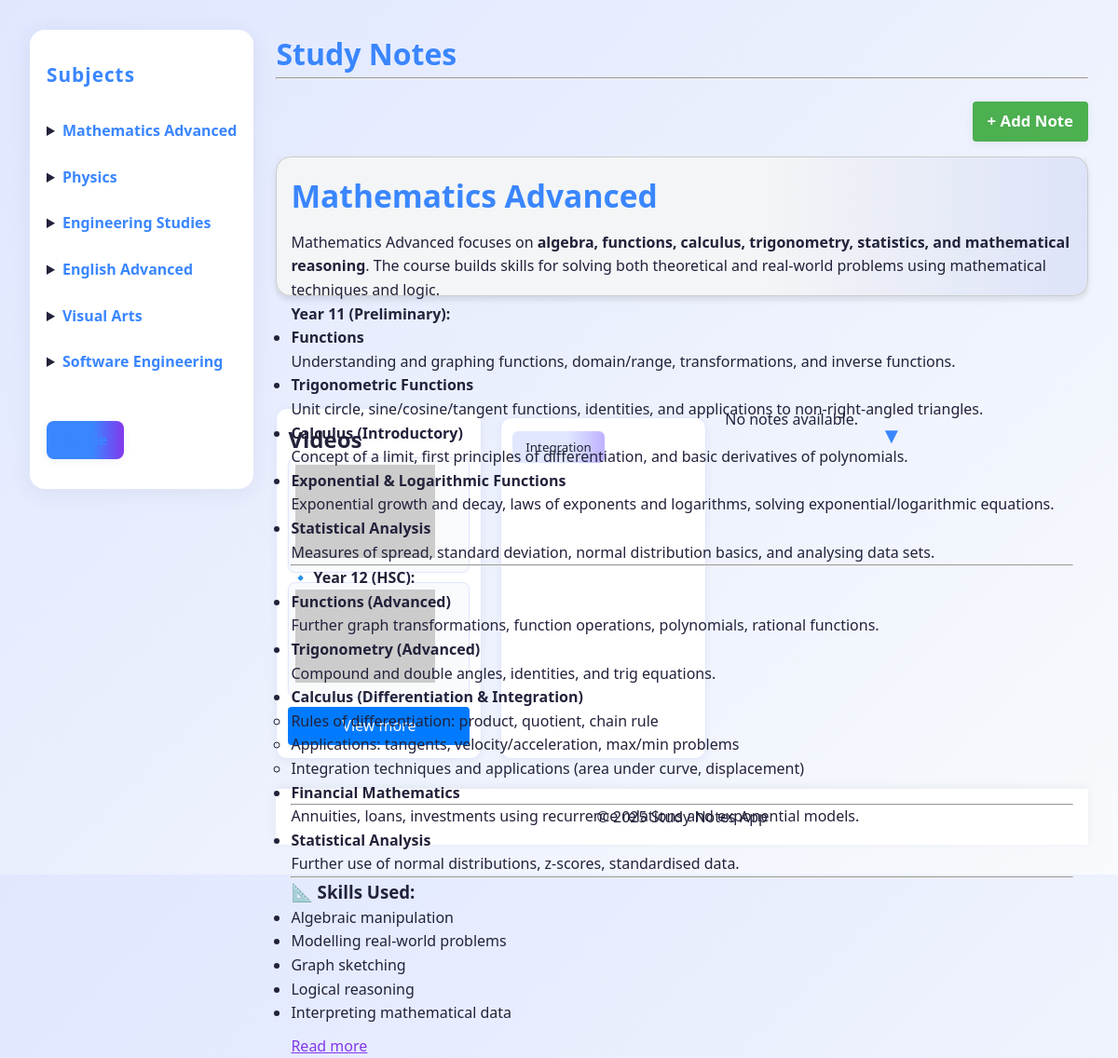
The app's page /subject/1/ with its own data.
### notes/models.py (models this page shows, shortened)
class Subject(models.Model):
    name = models.CharField(max_length=200)
    details = RichTextField(blank=True, null=True)
    parent = models.ForeignKey('self', on_delete=models.CASCADE, null=True, blank=True, related_name='subsubjects')

### notes/views.py (the view)
# urls.py: path('subject/<int:subject_id>/', views.subject_detail, name='subject_detail'),
def subject_detail(request, subject_id):
    subject = get_object_or_404(Subject.objects.prefetch_related('subsubjects', 'notes'), id=subject_id)
    return render(request, 'notes/subject_detail.html', {'subject': subject})

### notes/context_processors.py (called while the page is built)
def subjects_processor(request):
    return {
        'subjects': Subject.objects.filter(parent__isnull=True).prefetch_related('subsubjects')
    }

### notes/templatetags/truncate_html.py (called while the page is built)
@register.filter(name='truncate_words_html')
def truncate_words_html(value, arg):
    try:
        length = int(arg)
    except ValueError:
        return value  # Invalid argument
    text = strip_tags(value)
    words = re.findall(r'\\w+', text)
    if len(words) <= length:
        return value
    truncated_text = ' '.join(words[:length]) + '...'
    return truncated_text

### notes/templates/notes/subject_detail.html (shortened to what this page needs)
{% extends 'notes/base.html' %}
{% load static %}
{% load truncate_html %}
{% block content %}
<div style="text-align: right; margin-bottom: 1em;">
    <a href="{% url 'notes:create_note' subject.id %}" class="add-note-btn" style="background: #4CAF50; color: white; padding: 8px 16px; border-radius: 4px; text-decoration: none;">+ Add Note</a>
</div>
<header class="subject-overview">
    <h1>{{ subject.name }}</h1>
<div>{{ subject.details|truncate_words_html:50|safe }}</div>
    <a href="#" class="read-more">Read more</a>
    <div class="subject-background" style="background-image: url('https://via.placeholder.com/400x300?text=Background+Image');"></div>
</header>
<div class="content-below">
    <div class="videos">
        <h2>Videos</h2>
        <div class="video-item">
            <img src="https://via.placeholder.com/150x100?text=Video+1" alt="Video 1">
        </div>
        <div class="video-item">
            <img src="https://via.placeholder.com/150x100?text=Video+2" alt="Video 2">
        </div>
        <a href="#" class="view-more-btn">View more</a>
    </div>
    <div class="sub-subjects">
        {% for sub in subject.subsubjects.all %}
            <form action="{% url 'notes:subject_detail' sub.id %}" method="get" style="display:inline;">
                <button type="submit" class="sub-subject-btn">{{ sub.name }}</button>
            </form>
        {% empty %}
            <p>No sub-subjects.</p>
        {% endfor %}
    </div>
    <div class="notes">
        {% for note in subject.notes.all %}
            <div class="note-card">
                <h3><a href="{% url 'notes:note_detail' note.id %}">{{ note.title }}</a></h3>
                <p>{{ note.content|truncatewords:20 }}</p>
            </div>
        {% empty %}
            <p>No notes available.</p>
        {% endfor %}
        <div class="expand-btn">&#x25BC;</div>
    </div>
</div>
{% endblock %}

### notes/templates/notes/base.html (shortened to what this page needs)
{% load static %}
<!DOCTYPE html>
<html>
</html><head>
    <link rel="stylesheet" href="{% static 'notes/styles.css' %}">
    <link rel="stylesheet" href="{% static 'notes/modern_overrides.css' %}">
    <link rel="stylesheet" href="{% static 'notes/modern_layout.css' %}">
    <link rel="stylesheet" href="{% static 'notes/notes_overrides.css' %}">
</head>
<body>
    <div class="layout">
        <nav class="sidebar-nav">
            <h2>Subjects</h2>
            <ul>
                {% for subj in subjects %}
                    <li>
                        <details>
                            <summary>
                                <a href="{% url 'notes:subject_detail' subj.id %}">{{ subj.name }}</a>
                            </summary>
                        </details>
                    </li>
                {% endfor %}
            </ul>
            <a href="{% url 'notes:home' %}" class="home-link">Home</a>
        </nav>
        <div class="main-content">
            <header>
                <h1><a href="{% url 'notes:home' %}">Study Notes</a></h1>
                <hr>
            </header>
            <main>
                {% block content %}
                {% endblock %}
            </main>
            <footer>
                <hr>
                <p>&copy; 2025 Study Notes App</p>
            </footer>
        </div>
    </div>
</body>
</html>

### notes/static/notes/styles.css (style rules this page uses)
body { font-family: Arial, sans-serif; margin: 20px; background-color: #f9f9f9; }
header.subject-overview { border: 1px solid #ccc; padding: 15px; background-color: rgba(255, 255, 255, 0.95); position: relative; width: 100%; box-sizing: border-box; box-shadow: 0 4px 6px rgba(0,0,0,0.1); margin-bottom: 20px; }
:root { --primary-color: #3a86ff; --primary-dark: #2667cc; --secondary-color: #8338ec; --accent-color: #ff006e; --success-color: #06d6a0; --warning-color: #ffbe0b; --danger-color: #ef476f; --light-color: #f8f9fa; --dark-color: #212529; --gray-color: #6c757d; --light-gray: #e9ecef; --border-radius: 8px; --box-shadow: 0 4px 6px rgba(0, 0, 0, 0.1); --transition: all 0.3s ease; }
* { margin: 0; padding: 0; box-sizing: border-box; }
body { font-family: 'Segoe UI', Tahoma, Geneva, Verdana, sans-serif; line-height: 1.6; color: var(--dark-color); background-color: #f5f7fa; min-height: 100vh; display: flex; flex-direction: column; }
a { text-decoration: none; color: var(--primary-color); }
button { cursor: pointer; font-family: inherit; }
footer { text-align: center; padding: 1rem; background-color: white; box-shadow: 0 -2px 10px rgba(0, 0, 0, 0.05); margin-top: 2rem; }
nav { transition: transform 0.3s ease; }
.content-below { display: flex; flex-direction: row; gap: 20px; }
.videos, .sub-subjects, .notes { border: 1px solid #ccc; padding: 10px; background-color: white; box-sizing: border-box; }
.videos, .sub-subjects { flex: 1; }
.notes { flex: 2; }
.videos h2, .sub-subjects h2, .notes h2 { margin-top: 0; }
.video-item { margin-bottom: 10px; border: 1px solid #ddd; padding: 5px; background-color: #fff; }
.view-more-btn { display: block; margin-top: 10px; padding: 8px 12px; background-color: #007bff; color: white; text-align: center; text-decoration: none; border-radius: 4px; cursor: pointer; }
.sub-subjects { display: flex; flex-wrap: wrap; gap: 10px; }
.sub-subject-btn { padding: 8px 12px; background-color: #e0e0e0; border: none; border-radius: 4px; cursor: pointer; }
.expand-btn { margin-top: 10px; cursor: pointer; font-size: 24px; user-select: none; }
.read-more { text-decoration: underline; color: blue; cursor: pointer; margin-top: 10px; display: inline-block; }
.subject-background { position: absolute; top: 0; right: 0; bottom: 0; left: 0; opacity: 0.1; z-index: -1; background-size: cover; background-position: center; }
.content-below { display: flex; flex-direction: row; gap: 20px; margin-top: 220px; }
.videos { border: 1px solid #ccc; padding: 10px; }
.videos h2 { margin-top: 0; }
.sub-subjects { display: flex; gap: 10px; margin-top: 10px; }
.notes { flex: 2; display: flex; gap: 15px; flex-wrap: wrap; }
.subject-overview { border: 1px solid #ccc; padding: 15px; background-color: rgba(255, 255, 255, 0.9); position: absolute; top: 0; left: 0; right: 0; height: 150px; z-index: 2; overflow-y: auto; box-shadow: 0 4px 6px rgba(0,0,0,0.1); }
.content-below { margin-top: 120px; }
.subject-overview h1 { margin-top: 0; }

### notes/static/notes/modern_layout.css (style rules this page uses)
.layout { display: flex; min-height: 100vh; width: 100vw; background: none; }
.sidebar-nav { min-width: 230px; max-width: 260px; background: #fff; border-radius: 16px; box-shadow: 0 4px 24px rgba(60, 60, 120, 0.08); margin: 32px 0 32px 32px; padding: 32px 18px 32px 18px; height: fit-content; display: flex; flex-direction: column; align-items: flex-start; }
.sidebar-nav h2 { color: #3a86ff; font-size: 1.3em; margin-bottom: 1.2em; letter-spacing: 1px; }
.sidebar-nav ul { padding: 0; width: 100%; }
.sidebar-nav li { margin-bottom: 12px; list-style: none; }
.sidebar-nav details summary { font-weight: 600; color: #22223b; cursor: pointer; padding: 6px 0; border-radius: 6px; transition: background 0.2s; }
.sidebar-nav a { color: #3a86ff; transition: color 0.2s; text-decoration: none; }
.home-link { margin-top: 2em; display: inline-block; color: #fff; background: linear-gradient(90deg, #3a86ff 60%, #8338ec 100%); padding: 8px 18px; border-radius: 8px; font-weight: 600; font-size: 1em; box-shadow: 0 2px 8px rgba(60, 60, 120, 0.08); border: none; transition: background 0.2s, box-shadow 0.2s; }
.main-content { flex: 1; display: flex; flex-direction: column; min-height: 100vh; margin: 32px 32px 32px 0; background: none; padding-left: 24px; box-sizing: border-box; }
.main-content header { margin-bottom: 1.5em; }
.main-content main { flex: 1; }

### notes/static/notes/notes_overrides.css (style rules this page uses)
.notes { display: flex; flex-wrap: wrap; gap: 24px; justify-content: flex-start; align-items: flex-start; background: none; border: none; box-shadow: none; padding: 0 0 24px 0; }

### records on screen
Subject: name "Mathematics Advanced", details "Mathematics Advanced focuses on algebra, functions, calculus, trigonometry, statistics, and mathematical reasoning . The course builds skills for solving both theoretical and real-world problems using mathematical techniques and logic. Year 11 (Preliminary): Functions Understanding and graphing functions, domain/range, transformations, and inverse functions. Trigonometric Functions Unit circle, sine/cosine/tangent functions, identities, and applications to non-right-angled triangles. Calculus (Introductory) Concept of a limit, first principles of differentiation, and basic derivatives of polynomials. Exponential & Logarithmic Functions Exponential growth and decay, laws of exponents and…"
Subject: name "Physics"
Subject: name "Engineering Studies"
Subject: name "English Advanced"
Subject: name "Visual Arts"
Subject: name "Software Engineering"
Subject: name "Integration"
